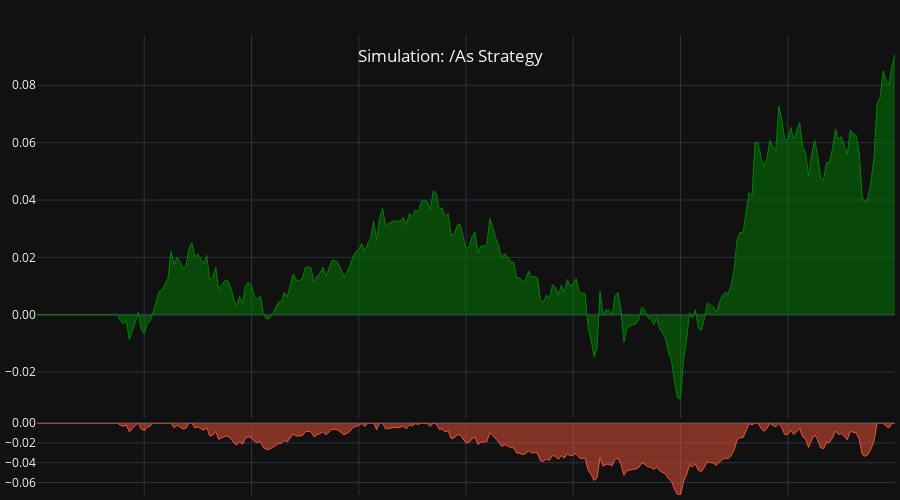
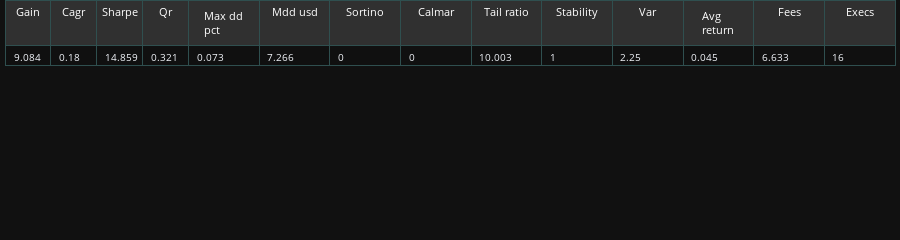

These figures' notebook cell, in order:
### Code cell
tearsheet(rep)

### Figure 1 — Plotly figure (JSON) as saved in the notebook; plotly's stock layout.template omitted (floating-point values rounded to 4 significant figures; data arrays with more than 128 entries replaced by an {"elided": "..."} marker saying what was removed)
{"data": [{"fill": "tozeroy", "line": {"color": "green", "width": 1}, "mode": "lines", "name": "Returns", "type": "scatter", "uid": "e078c04c-b927-4319-b226-9011157c1ab8", "x": {"elided": "289 str values"}, "xaxis": "x", "y": {"elided": "289 float values"}, "yaxis": "y"}, {"fill": "tozeroy", "line": {"width": 1}, "mode": "lines", "name": "Drawdown_1", "type": "scatter", "uid": "802d84b0-6439-4f63-84a2-52a3eca9e48e", "x": {"elided": "289 str values"}, "xaxis": "x", "y": {"elided": "289 float values"}, "yaxis": "y2"}], "layout": {"dragmode": "zoom", "height": 500, "hoverdistance": 1000, "hovermode": "x unified", "margin": {"b": 5, "l": 5, "r": 5, "t": 35}, "modebar": {"add": ["drawline", "drawopenpath", "drawrect", "eraseshape"]}, "newshape": {"line": {"color": "yellow", "width": 1}}, "showlegend": false, "title": {"text": " Simulation: /As Strategy", "x": 0.5, "xanchor": "center", "y": 0.9, "yanchor": "top"}, "xaxis": {"anchor": "y", "domain": [0, 1], "hoverformat": "%d-%b-%y %H:%M", "matches": "x2", "rangeslider": {"visible": false}, "showspikes": true, "showticklabels": false, "spikecolor": "#306020", "spikedash": "dot", "spikemode": "across", "spikesnap": "cursor", "spikethickness": 1}, "xaxis2": {"anchor": "y2", "domain": [0, 1], "showspikes": true, "spikecolor": "#306020", "spikedash": "dot", "spikemode": "across", "spikesnap": "cursor", "spikethickness": 1}, "yaxis": {"anchor": "x", "domain": [0.1663, 1], "hoverformat": ".2f", "spikecolor": "#306020", "spikesnap": "cursor", "spikethickness": 1, "tickformat": ".2f"}, "yaxis2": {"anchor": "x2", "domain": [0, 0.1563], "range": [-0.07263, 0], "spikecolor": "#306020", "spikesnap": "cursor", "spikethickness": 1, "tickformat": ".2f"}}}

### Figure 2 — Plotly figure (JSON) as saved in the notebook; plotly's stock layout.template omitted (floating-point values rounded to 4 significant figures)
{"data": [{"cells": {"align": ["center", "left"], "fill": {"color": "#101010"}, "font": {"size": 10}, "line": {"color": "darkslategray"}, "values": [9.084, 0.18, 14.86, 0.321, 0.073, 7.266, 0, 0, 10.0, 1, 2.25, 0.045, 6.633, 16]}, "columnwidth": [130, 130, 130, 130, 200], "header": {"fill": {"color": "#303030"}, "font": {"color": "white", "size": 11}, "line": {"color": "darkslategray"}, "values": ["Gain", "Cagr", "Sharpe", "Qr", "Max dd pct", "Mdd usd", "Sortino", "Calmar", "Tail ratio", "Stability", "Var", "Avg return", "Fees", "Execs"]}, "type": "table", "uid": "188fbb25-a4b3-4a65-89a8-ff2f61229070"}], "layout": {"height": 80, "margin": {"b": 1, "l": 5, "r": 5, "t": 0}}}
